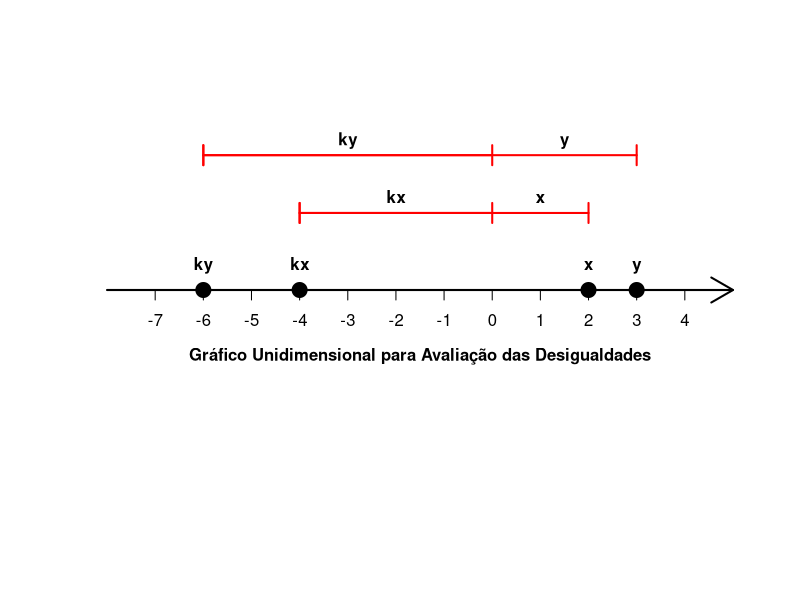
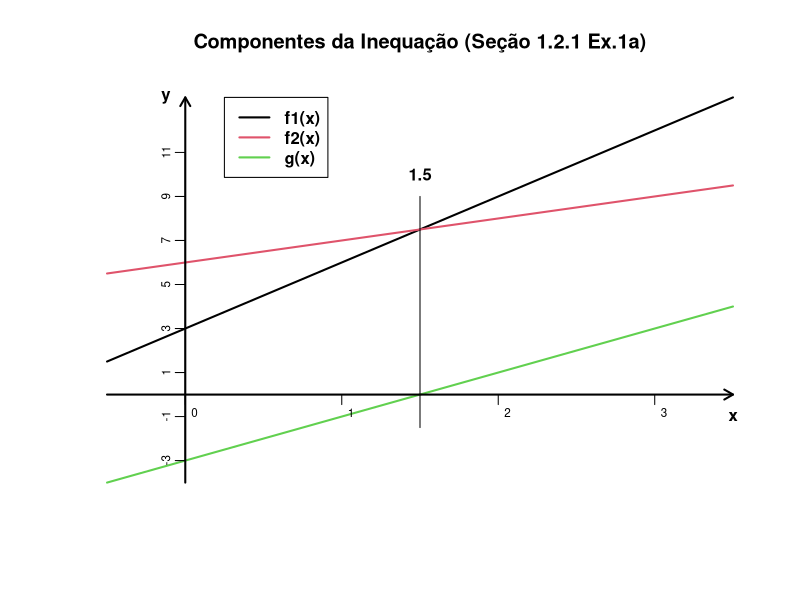
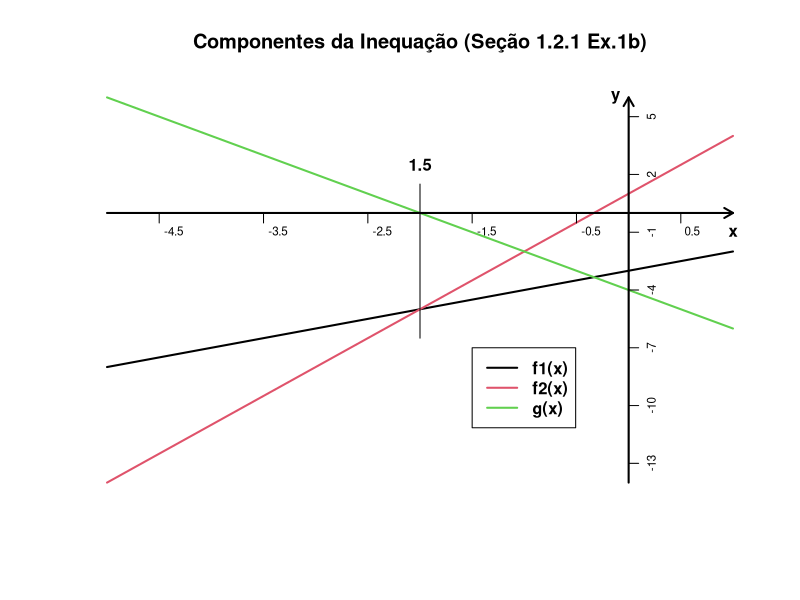
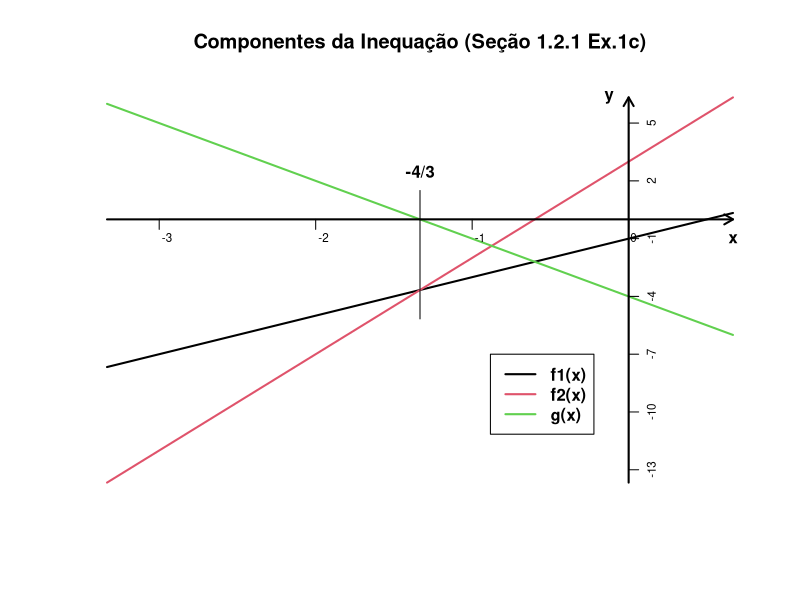
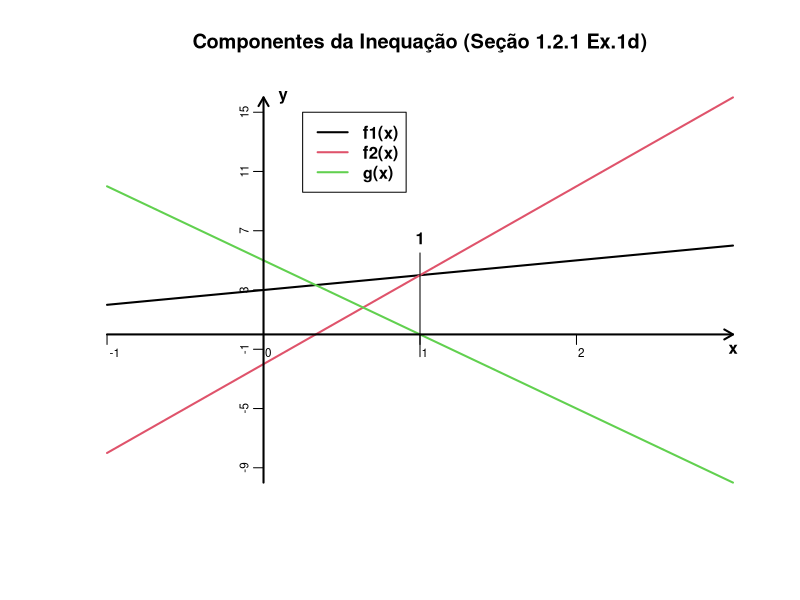
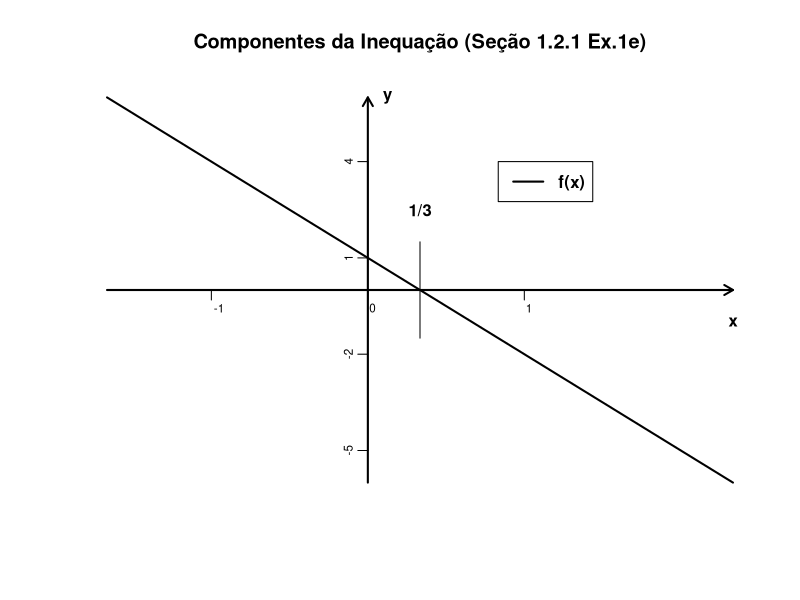

Write the R code that produced these figures, in order.
## ---- chunk 1
# Estudo por simulação:

##  Semente:
set.seed(sum(utf8ToInt("BGuide")))

##  Quantidade de números a serem gerados:
n <- 1000000

##  Gera-se aqui 'n' números aleatórios seguindo a distribuição Uniforme de
## parâmetros 'min = 0' e 'max = 1':
x <- runif(n)

##  Em seguida geramos mais 'n' números aleatórios seguindo uma distribuição
## Uniforme de parâmetros 'min = x' e 'max = 1'. Isto faz com que todos os
## números armazenados em y[i] sejam maiores do que os armazenados em x[i], com
## 'i' variando de 1 a 'n'. Mas não implica que y[i] seja maior do que x[j] com
## 'j' também variando de 1 a 'n' e 'i != j':
y <- runif(n, min = x)

##  Soma a quantidade de verificações onde a afirmação 'x^2 <= y^2' for
## verdadeira:
sum(x^2 <= y^2)

##  Observe que o resultado é 1.000.000, exatamente a quantidade de números
## uniformes no intervalo (0, 1) que foram gerados. Logo para todas as
## simulações obteve-se 'x^2 <= y^2'.

##  Obs.: O resultado obtido por simulação não prova a propriedade acima, apenas
## cria evidências a favor dela. A simulação não é necessária aqui pois a
## propriedade pode ser provada analiticamente.
## ---- chunk 2
# Exemplo gráfico

##  O gráfico a seguir tem como objetivo a visualização do que foi dito
## anteriormente. Nele pode-se observar a propriedade 'x <= y  ==>  ky <= kx'
## quando 'k < 0'. No exemplo utilizaremos 'x = 2', 'y = 3' e 'k = -2'.

##  Cria um vetor dos valores a serem plotados:
xy <- c(2, 3)
k <- -2
pontos <- c(k*xy, xy)

##  Atribui 0 aos valores de y
pontos <- cbind(pontos, 0)

##  Atribui nome às coordenadas
rownames(pontos) <- c("kx", "ky", "x", "y")

##  Cria gráfico unidimensional:
plot(pontos, bty = 'n', xaxt = 'n', yaxt = 'n', ylab = '', xlab = '',
     ylim = c(-1, 1),
     xlim = c(pontos[2, 1] - 2, pontos[4, 1] + 2), pch = 19, cex = 2)

##  Eixo do sistema:
arrows(x0 = pontos[2, 1] - 2, x1 = pontos[4, 1] + 2,
       y0 = 0, y1 = 0, lwd = 2)

##  Retas de distância:
arrows(x0 = pontos[1, 1], x1 = c(0, pontos[3, 1]),
       y0 = 0.4, y1 = 0.4,
       angle = 90, code = 3, col = "red", lwd = 2, length = 0.1)

arrows(x0 = pontos[2, 1], x1 = c(0, pontos[4, 1]),
       y0 = 0.7, y1 = 0.7,
       angle = 90, code = 3, col = "red", lwd = 2, length = 0.1)

##  Enumeração do eixo:
axis(side = 1, seq(-7, 4, 1), pos = 0)

##  Legenda:
text(pontos, labels = rownames(pontos), pos = 3, offset = 1, font = 2)

text(x = pontos[1, 1]/2, labels = rownames(pontos)[1], y = 0.4,
     pos = 3, font = 2)
text(x = pontos[2, 1]/2, labels = rownames(pontos)[2], y = 0.7,
     pos = 3, font = 2)
text(x = pontos[3, 1]/2, labels = rownames(pontos)[3], y = 0.4,
     pos = 3, font = 2)
text(x = pontos[4, 1]/2, labels = rownames(pontos)[4], y = 0.7,
     pos = 3, font = 2)

text(y = 0, x = (pontos[2, 1] + pontos[4, 1])/2,
     labels = "Gráfico Unidimensional para Avaliação das Desigualdades",
     pos = 1, offset = 3, font = 2)


## ---- chunk 3
# Resolução no R

##  Para resolver a inequação pelo R consideraremos as seguintes expressões:
## 'f1(x) = 3x + 3' e 'f2(x) = x + 6'.
f1 <- function(x){
  3*x + 3
}

f2 <- function(x){
  x + 6
}

##  A desigualdade é 'f1(x) < f2(x)' logo 'f1(x) - f2(x) < 0'. Portanto
## queremos os valores de x para os quais 'f1(x) - f2(x)' seja menor que zero.
##  Começaremos achando a raiz da expressão 'f1(x) - f2(x)'.
##  A função abaixo utiliza iterações para achar a raiz em um intervalo
## pré-determinado, utiliza-se aqui o intervalo (-10, 10) mas é possível inserir
## grandes intervalos a um certo custo de tempo computacional (neste caso
## razoável).
r <- uniroot(function(x){f1(x) - f2(x)}, c(-10, 10))$root
r

##  O resultado revela somente a raiz da função. No entanto queremos saber onde
## se localizam os valores positivos e negativos da função.
##  Chamaremos nessa etapa a expressão 'f1(x) - f2(x)' de 'g(x)'.
g <- function(x){
  f1(x) - f2(x)
}

##  Sabemos que a raiz da função 'g(x)' é 1.5, logo basta verificarmos os
## valores ao redor da raiz.
x <- seq(from = r - 0.5, to = r + 0.5, by = 0.1)
data.frame(x, g(x))

##  Pode-se observar que para valores menores que 1.5, g(x) assume valores
## negativos. Logo os valores de x que satisfazem a inequação são dados por
## 'x < 1.5'

# Exemplo Gráfico

##  O gráfico a seguir representa f1(x), f2(x) e g(x). Observe que para valores
## menores que 1.5 temos f1(x) < f2(x) e g(x) < 0, para x = 1.5 temos
## f1(x) = f2(x) e g(x) = 0 e para valores maiores que 1.5 temos f1(x) > f2(x) e
## g(x) > 0.

##  Vetor para determinar a amplitude do eixo das abscissas:
v <- c(r - 2, r + 2)

##  Determina  a amplitude do eixo das ordenadas:
mini <- min(f1(v), f2(v), g(v))
maxi <- max(f1(v), f2(v), g(v))

##  Curvas:
curve(f1, from = v[1], to = v[2], xlim = v, ylim = c(mini, maxi), lwd = 2,
      bty = 'n', xaxt = 'n', yaxt = 'n', ylab = '', xlab = '',
      main = 'Componentes da Inequação (Seção 1.2.1 Ex.1a)')
curve(f2, from = v[1], to = v[2], add = TRUE, col = 2, lwd = 2)
curve(g, from = v[1], to = v[2], add = TRUE, col = 3, lwd = 2)

##  Eixos:
arrows(x0 = v[1], x1 = v[2],
       y0 = 0, y1 = 0, lwd = 2, length = 0.1)
arrows(x0 = 0, x1 = 0,
       y0 = mini, y1 = maxi, lwd = 2, length = 0.1)

##  Comprimento da reta vertical que passa pelo ponto de intersecção:
const <- 1.5
minim <- min(f1(r), f2(r), g(r)) - const
maxim <- max(f1(r), f2(r), g(r)) + const

##  Reta vertical que passa pelo ponto de intersecção:
segments(x0 = r, x1 = r,
         y0 = minim, y1 = maxim, lwd = 1)

##  Enumeração dos eixos:
axis(side = 1, c(seq(v[1] + 0.5, v[2] - 0.5, 1)),
     hadj = -1, padj = -1.5, pos = 0,  cex.axis = 0.7)
axis(side = 2, c(seq(mini + 1, maxi - 1, 2)),
     padj = 1, pos = 0,  cex.axis = 0.7)

##  Legenda:
legend(v[1] + 0.75, maxi, col = c(1, 2, 3), c('f1(x)', 'f2(x)', 'g(x)'),
       lwd = 2, text.font = 2)

text(x = c(v[2], -0.125, r), y = c(-1, maxi, maxim + 1),
     labels = c("x", "y", "1.5"), font = 2)

## ---- chunk 4
# Resolução no R

##  Para resolver a inequação pelo R consideraremos as seguintes expressões:
## 'f1(x) = x - 3' e 'f2(x) = 3x + 1'.
f1 <- function(x){
  x - 3
}

f2 <- function(x){
  3*x + 1
}

##  A desigualdade é 'f1(x) < f2(x)' logo 'f1(x) - f2(x) > 0'. Portanto
## queremos os valores de x para os quais 'f1(x) - f2(x)' seja maior que zero.
##  Começaremos achando a raiz da expressão 'f1(x) - f2(x)'.
##  A função abaixo utiliza iterações para achar a raiz em um intervalo
## pré-determinado, utiliza-se aqui o intervalo (-10, 10) mas é possível inserir
## grandes intervalos a um certo custo de tempo computacional (neste caso
## razoável).
r <- uniroot(function(x){f1(x) - f2(x)}, c(-10, 10))$root
r

##  O resultado revela somente a raiz da função. No entanto queremos saber onde
## se localizam os valores positivos e negativos da função.
##  Chamaremos nessa etapa a expressão 'f1(x) - f2(x)' de 'g(x)'.
g <- function(x){
  f1(x) - f2(x)
}

##  Sabemos que a raiz da função 'g(x)' é -2, logo basta verificarmos os
## valores ao redor da raiz.
x <- seq(from = r - 0.5, to = r + 0.5, by = 0.1)
data.frame(x, g(x))

##  Pode-se observar que para valores menores que -2, g(x) assume valores
## positivos. Logo os valores de x que satisfazem a inequação são dados por
## 'x < -2'

# Exemplo Gráfico

##  O gráfico a seguir representa f1(x), f2(x) e g(x). Observe que para valores
## menores que -2 temos f1(x) > f2(x) e g(x) > 0, para x = 1.5 temos 
## f1(x) = f2(x) e g(x) = 0 e para valores maiores que -2 temos f1(x) < f2(x) e
## g(x) < 0.

##  Vetor para determinar a amplitude do eixo das abscissas:
v <- c(r - 3, r + 3)

##  Determina  a amplitude do eixo das ordenadas:
mini <- min(f1(v), f2(v), g(v))
maxi <- max(f1(v), f2(v), g(v))

##  Curvas:
curve(f1, from = v[1], to = v[2], xlim = v, ylim = c(mini, maxi), lwd = 2,
      bty = 'n', xaxt = 'n', yaxt = 'n', ylab = '', xlab = '',
      main = 'Componentes da Inequação (Seção 1.2.1 Ex.1b)')
curve(f2, from = v[1], to = v[2], add = TRUE, col = 2, lwd = 2)
curve(g, from = v[1], to = v[2], add = TRUE, col = 3, lwd = 2)

##  Eixos:
arrows(x0 = v[1], x1 = v[2],
       y0 = 0, y1 = 0, lwd = 2, length = 0.1)
arrows(x0 = 0, x1 = 0,
       y0 = mini, y1 = maxi, lwd = 2, length = 0.1)

##  Comprimento da reta vertical que passa pelo ponto de intersecção:
const <- 1.5
minim <- min(f1(r), f2(r), g(r)) - const
maxim <- max(f1(r), f2(r), g(r)) + const

##  Reta vertical que passa pelo ponto de intersecção:
segments(x0 = r, x1 = r,
         y0 = minim, y1 = maxim, lwd = 1)

##  Enumeração dos eixos:
axis(side = 1, c(seq(v[1] + 0.5, v[2] - 0.5, 1)),
     hadj = -0.25, padj = -1.5, pos = 0, cex.axis = 0.7)
axis(side = 4, c(seq(mini + 1, maxi - 1, 3)),
     padj = -1, pos = 0, cex.axis = 0.7)

##  Legenda:
legend(r + 0.5, -7, col = c(1, 2, 3), c('f1(x)', 'f2(x)', 'g(x)'),
       lwd = 2, text.font = 2)

text(x = c(v[2], -0.125, r), y = c(-1, maxi, maxim + 1),
     labels = c("x", "y", "1.5"), font = 2)

## ---- chunk 5

# Resolução no R

##  Para resolver a inequação pelo R consideraremos as seguintes expressões:
## 'f1(x) = 2x - 1' e 'f2(x) = 5x + 3'.
f1 <- function(x){
  2*x - 1
}

f2 <- function(x){
  5*x + 3
}

##  A desigualdade é 'f1(x) >= f2(x)' logo 'f1(x) - f2(x) >= 0'. Portanto
## queremos os valores de x para os quais 'f1(x) - f2(x)' seja maior ou igual a
## zero.
##  Começaremos achando a raiz da expressão 'f1(x) - f2(x)'.
##  A função abaixo utiliza iterações para achar a raiz em um intervalo
## pré-determinado, utiliza-se aqui o intervalo (-10, 10) mas é possível inserir
## grandes intervalos a um certo custo de tempo computacional (neste caso
## razoável).
r <- uniroot(function(x){f1(x) - f2(x)}, c(-10, 10))$root
r

##  O resultado revela somente a raiz da função. No entanto queremos saber onde
## se localizam os valores positivos e negativos da função.
##  Chamaremos nessa etapa a expressão 'f1(x) - f2(x)' de 'g(x)'.
g <- function(x){
  f1(x) - f2(x)
}

##  Sabemos que a raiz da função 'g(x)' é -1.33, logo basta verificarmos os
## valores ao redor da raiz.
x <- seq(from = r - 0.5, to = r + 0.5, by = 0.1)
data.frame(x, g(x))

##  Pode-se observar que para valores menores que -1.33, g(x) assume valores
## positivos. Logo os valores de x que satisfazem a inequação são dados por
## 'x <= -1.33' ou 'x <= -4/3'.

# Exemplo Gráfico

##  O gráfico a seguir representa f1(x), f2(x) e g(x). Observe que para valores
## menores que -1.33 temos f1(x) > f2(x) e g(x) > 0, para x = -1.33 temos
## f1(x) = f2(x) e g(x) = 0 e para valores maiores que -1.33 temos
## f1(x) < f2(x) e g(x) < 0.

##  Vetor para determinar a amplitude do eixo das abscissas:
v <- c(r - 2, r + 2)

##  Determina  a amplitude do eixo das ordenadas:
mini <- min(f1(v), f2(v), g(v))
maxi <- max(f1(v), f2(v), g(v))

##  Curvas:
curve(f1, from = v[1], to = v[2], xlim = v, ylim = c(mini, maxi), lwd = 2,
      bty = 'n', xaxt = 'n', yaxt = 'n', ylab = '', xlab = '',
      main = 'Componentes da Inequação (Seção 1.2.1 Ex.1c)')
curve(f2, from = v[1], to = v[2], add = TRUE, col = 2, lwd = 2)
curve(g, from = v[1], to = v[2], add = TRUE, col = 3, lwd = 2)

##  Eixos:
arrows(x0 = v[1], x1 = v[2],
       y0 = 0, y1 = 0, lwd = 2, length = 0.1)
arrows(x0 = 0, x1 = 0,
       y0 = mini, y1 = maxi, lwd = 2, length = 0.1)

##  Comprimento da reta vertical que passa pelo ponto de intersecção:
const <- 1.5
minim <- min(f1(r), f2(r), g(r)) - const
maxim <- max(f1(r), f2(r), g(r)) + const

##  Reta vertical que passa pelo ponto de intersecção:
segments(x0 = r, x1 = r,
         y0 = minim, y1 = maxim, lwd = 1)

##  Enumeração dos eixos:
axis(side = 1, c(seq(round(v[1]), round(v[2]) - 0.5, 1)),
     hadj = -0.25, padj = -1.5, pos = 0, cex.axis = 0.7)
axis(side = 4, c(seq(round(mini) + 1, round(maxi) - 1, 3)),
     padj = -1, pos = 0, cex.axis = 0.7)

##  Legenda:
legend(r + 0.45, -7, col = c(1, 2, 3), c('f1(x)', 'f2(x)', 'g(x)'),
       lwd = 2, text.font = 2)

text(x = c(v[2], -0.125, r), y = c(-1, maxi, maxim + 1),
     labels = c("x", "y", "-4/3"), font = 2)

## ---- chunk 6
    
# Resolução no R

##  Para resolver a inequação pelo R consideraremos as seguintes expressões:
## 'f1(x) = x + 3' e 'f2(x) = 6x - 2'.
f1 <- function(x){
  x + 3
}

f2 <- function(x){
  6*x - 2
}

##  A desigualdade é 'f1(x) <= f2(x)' logo 'f1(x) - f2(x) <= 0'. Portanto
## queremos os valores de x para os quais 'f1(x) - f2(x)' seja menor ou igual a
## zero.
##  Começaremos achando a raiz da expressão 'f1(x) - f2(x)'.
##  A função abaixo utiliza iterações para achar a raiz em um intervalo
## pré-determinado, utiliza-se aqui o intervalo (-10, 10) mas é possível inserir
## grandes intervalos a um certo custo de tempo computacional (neste caso
## razoável).
r <- uniroot(function(x){f1(x) - f2(x)}, c(-10, 10))$root
r

##  O resultado revela somente a raiz da função. No entanto queremos saber onde
## se localizam os valores positivos e negativos da função.
##  Chamaremos nessa etapa a expressão 'f1(x) - f2(x)' de 'g(x)'.
g <- function(x){
  f1(x) - f2(x)
}

##  Sabemos que a raiz da função 'g(x)' é 1, logo basta verificarmos os valores
## ao redor da raiz.
x <- seq(from = r - 0.5, to = r + 0.5, by = 0.1)
data.frame(x, g(x))

##  Pode-se observar que para valores maiores que 1, g(x) assume valores
## negativos. Logo os valores de x que satisfazem a inequação são dados por
## 'x >= 1'.

# Exemplo Gráfico

##  O gráfico a seguir representa f1(x), f2(x) e g(x). Observe que para valores
## menores que 1 temos f1(x) > f2(x) e g(x) > 0, para x = 1 temos f1(x) = f2(x)
## e g(x) = 0 e para valores maiores que 1 temos f1(x) < f2(x) e g(x) < 0.

##  Vetor para determinar a amplitude do eixo das abscissas:
v <- c(r - 2, r + 2)

##  Determina  a amplitude do eixo das ordenadas:
mini <- min(f1(v), f2(v), g(v))
maxi <- max(f1(v), f2(v), g(v))

##  Curvas:
curve(f1, from = v[1], to = v[2], xlim = v, ylim = c(mini, maxi), lwd = 2,
      bty = 'n', xaxt = 'n', yaxt = 'n', ylab = '', xlab = '',
      main = 'Componentes da Inequação (Seção 1.2.1 Ex.1d)')
curve(f2, from = v[1], to = v[2], add = TRUE, col = 2, lwd = 2)
curve(g, from = v[1], to = v[2], add = TRUE, col = 3, lwd = 2)

##  Eixos:
arrows(x0 = v[1], x1 = v[2],
       y0 = 0, y1 = 0, lwd = 2, length = 0.1)
arrows(x0 = 0, x1 = 0,
       y0 = mini, y1 = maxi, lwd = 2, length = 0.1)

##  Comprimento da reta vertical que passa pelo ponto de intersecção:
const <- 1.5
minim <- min(f1(r), f2(r), g(r)) - const
maxim <- max(f1(r), f2(r), g(r)) + const

##  Reta vertical que passa pelo ponto de intersecção:
segments(x0 = r, x1 = r,
         y0 = minim, y1 = maxim, lwd = 1)

##  Enumeração dos eixos:
axis(side = 1, c(seq(round(v[1]), round(v[2]) - 0.5, 1)),
     hadj = -0.25, padj = -1.5, pos = 0, cex.axis = 0.7)
axis(side = 2, c(seq(round(mini) + 1, round(maxi) - 1, 4)),
     padj = 1, pos = 0, cex.axis = 0.7)

##  Legenda:
legend(r - 0.75, 15, col = c(1, 2, 3), c('f1(x)', 'f2(x)', 'g(x)'),
       lwd = 2, text.font = 2)

text(x = c(v[2], 0.125, r), y = c(-1, maxi, maxim + 1),
     labels = c("x", "y", "1"), font = 2)  

## ---- chunk 7

# Resolução no R

##  Para resolver a inequação pelo R consideraremos a seguinte expressão:
## 'f(x) = 1 - 3x'.
f <- function(x){
  1 - 3*x
}

##  A desigualdade é 'f(x) < 0'. Portanto queremos os valores de x para os quais
## 'f(x)' seja menor que zero.
##  Começaremos achando a raiz de 'f(x)'.
##  A função abaixo utiliza iterações para achar a raiz em um intervalo
## pré-determinado, utiliza-se aqui o intervalo (-10, 10) mas é possível inserir
## grandes intervalos a um certo custo de tempo computacional (neste caso
## razoável).
r <- uniroot(f, c(-10, 10))$root
r

##  O resultado revela somente a raiz da função. No entanto queremos saber onde
## se localizam os valores positivos e negativos da função.
##  Sabemos que a raiz da função 'f(x)' é 1/3, logo basta verificarmos os
## valores ao redor da raiz.
x <- seq(from = r - 0.5, to = r + 0.5, by = 0.1)
data.frame(x, f(x))

##  Pode-se observar que para valores menores que 1/3, f(x) assume valores
## positivos. Logo os valores de x que satisfazem a inequação são dados por
## 'x < 1/3'.

# Exemplo Gráfico

##  O gráfico a seguir representa f(x). Observe que para valores menores que 1/3
## temos f(x) > 0, para x = 1/3 temos f(x) = 0 e para valores maiores que 1/3
## temos f(x) < 0.

##  Vetor para determinar a amplitude do eixo das abscissas:
v <- c(r - 2, r + 2)

##  Determina  a amplitude do eixo das ordenadas:
mini <- min(f(v))
maxi <- max(f(v))

##  Curvas:
curve(f, from = v[1], to = v[2], xlim = v, ylim = c(mini, maxi), lwd = 2,
      bty = 'n', xaxt = 'n', yaxt = 'n', ylab = '', xlab = '',
      main = 'Componentes da Inequação (Seção 1.2.1 Ex.1e)')
##  Eixos:
arrows(x0 = v[1], x1 = v[2],
       y0 = 0, y1 = 0, lwd = 2, length = 0.1)
arrows(x0 = 0, x1 = 0,
       y0 = mini, y1 = maxi, lwd = 2, length = 0.1)

##  Comprimento da reta vertical que passa pelo ponto de intersecção:
const <- 1.5
minim <- min(f(r)) - const
maxim <- max(f(r)) + const

##  Reta vertical que passa pelo ponto de intersecção:
segments(x0 = r, x1 = r,
         y0 = minim, y1 = maxim, lwd = 1)

##  Enumeração dos eixos:
axis(side = 1, c(seq(round(v[1]) + 1, round(v[2]) - 0.5, 1)),
     hadj = -0.25, padj = -1.5, pos = 0, cex.axis = 0.7)
axis(side = 2, c(seq(round(mini) + 1, round(maxi) - 1, 3)),
     padj = 1, pos = 0, cex.axis = 0.7)

##  Adiciona componentes do gráfico:
legend(r + 0.5, 4, col = 1, 'f(x)', lwd = 2, text.font = 2)

text(x = c(v[2], 0.125, r), y = c(-1, maxi, maxim + 1),
     labels = c("x", "y", "1/3"), font = 2)  

